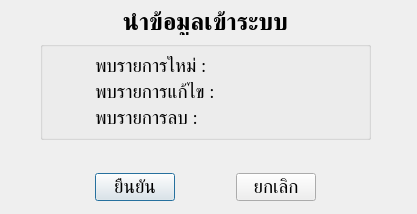
<?xml version="1.0" encoding="UTF-8"?>
<ui version="4.0">
 <class>deleteDialog</class>
 <widget class="QDialog" name="deleteDialog">
  <property name="geometry">
   <rect>
    <x>0</x>
    <y>0</y>
    <width>417</width>
    <height>214</height>
   </rect>
  </property>
  <property name="windowTitle">
   <string>Dialog</string>
  </property>
  <widget class="QWidget" name="">
   <property name="geometry">
    <rect>
     <x>40</x>
     <y>10</y>
     <width>331</width>
     <height>191</height>
    </rect>
   </property>
   <layout class="QVBoxLayout" name="verticalLayout_2">
    <item>
     <widget class="QLabel" name="label">
      <property name="font">
       <font>
        <family>BrowalliaUPC</family>
        <pointsize>18</pointsize>
        <weight>75</weight>
        <bold>true</bold>
       </font>
      </property>
      <property name="text">
       <string>นำข้อมูลเข้าระบบ</string>
      </property>
      <property name="alignment">
       <set>Qt::AlignCenter</set>
      </property>
     </widget>
    </item>
    <item>
     <widget class="QGroupBox" name="groupBox">
      <property name="title">
       <string/>
      </property>
      <layout class="QGridLayout" name="gridLayout">
       <item row="0" column="0">
        <layout class="QVBoxLayout" name="verticalLayout">
         <item>
          <widget class="QLabel" name="label_add">
           <property name="minimumSize">
            <size>
             <width>220</width>
             <height>0</height>
            </size>
           </property>
           <property name="maximumSize">
            <size>
             <width>220</width>
             <height>16777215</height>
            </size>
           </property>
           <property name="font">
            <font>
             <family>BrowalliaUPC</family>
             <pointsize>14</pointsize>
            </font>
           </property>
           <property name="text">
            <string>พบรายการใหม่ : </string>
           </property>
           <property name="alignment">
            <set>Qt::AlignLeading|Qt::AlignLeft|Qt::AlignVCenter</set>
           </property>
          </widget>
         </item>
         <item>
          <widget class="QLabel" name="label_edit">
           <property name="minimumSize">
            <size>
             <width>220</width>
             <height>0</height>
            </size>
           </property>
           <property name="maximumSize">
            <size>
             <width>220</width>
             <height>16777215</height>
            </size>
           </property>
           <property name="font">
            <font>
             <family>BrowalliaUPC</family>
             <pointsize>14</pointsize>
            </font>
           </property>
           <property name="text">
            <string>พบรายการแก้ไข :</string>
           </property>
           <property name="alignment">
            <set>Qt::AlignLeading|Qt::AlignLeft|Qt::AlignVCenter</set>
           </property>
          </widget>
         </item>
         <item>
          <widget class="QLabel" name="label_delete">
           <property name="minimumSize">
            <size>
             <width>220</width>
             <height>0</height>
            </size>
           </property>
           <property name="maximumSize">
            <size>
             <width>220</width>
             <height>16777215</height>
            </size>
           </property>
           <property name="font">
            <font>
             <family>BrowalliaUPC</family>
             <pointsize>14</pointsize>
            </font>
           </property>
           <property name="text">
            <string>พบรายการลบ :</string>
           </property>
           <property name="alignment">
            <set>Qt::AlignLeading|Qt::AlignLeft|Qt::AlignVCenter</set>
           </property>
          </widget>
         </item>
        </layout>
       </item>
      </layout>
     </widget>
    </item>
    <item>
     <spacer name="verticalSpacer">
      <property name="orientation">
       <enum>Qt::Vertical</enum>
      </property>
      <property name="sizeHint" stdset="0">
       <size>
        <width>8</width>
        <height>10</height>
       </size>
      </property>
     </spacer>
    </item>
    <item>
     <layout class="QHBoxLayout" name="horizontalLayout">
      <item>
       <widget class="QPushButton" name="editConfirmBtn">
        <property name="minimumSize">
         <size>
          <width>80</width>
          <height>0</height>
         </size>
        </property>
        <property name="maximumSize">
         <size>
          <width>80</width>
          <height>16777215</height>
         </size>
        </property>
        <property name="font">
         <font>
          <family>BrowalliaUPC</family>
          <pointsize>14</pointsize>
         </font>
        </property>
        <property name="text">
         <string>ยืนยัน</string>
        </property>
       </widget>
      </item>
      <item>
       <widget class="QPushButton" name="editCancelBtn">
        <property name="minimumSize">
         <size>
          <width>80</width>
          <height>0</height>
         </size>
        </property>
        <property name="maximumSize">
         <size>
          <width>80</width>
          <height>16777215</height>
         </size>
        </property>
        <property name="font">
         <font>
          <family>BrowalliaUPC</family>
          <pointsize>14</pointsize>
         </font>
        </property>
        <property name="text">
         <string>ยกเลิก</string>
        </property>
       </widget>
      </item>
     </layout>
    </item>
   </layout>
  </widget>
 </widget>
 <resources/>
 <connections/>
</ui>
